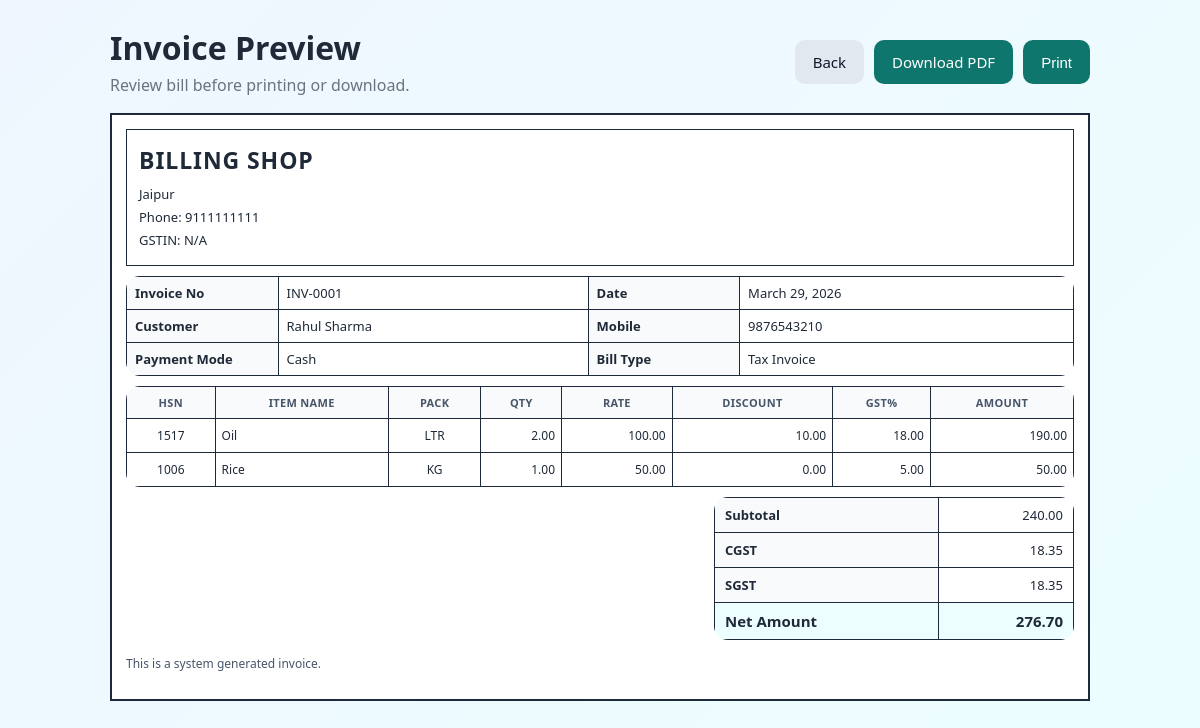
Page /billing/invoices/1/preview/ (signed in) on the committed database.
### billing/models.py (models this page shows, shortened)
class Invoice(models.Model):
    class PaymentModeChoices(models.TextChoices):
        CASH = 'Cash', 'Cash'
        UPI = 'UPI', 'UPI'
        CREDIT = 'Credit', 'Credit'
    user = models.ForeignKey(
        settings.AUTH_USER_MODEL,
        on_delete=models.CASCADE,
        related_name='invoices',
    )
    invoice_number = models.CharField(max_length=20)
    customer_name = models.CharField(max_length=150)
    customer_mobile = models.CharField(max_length=15)
    payment_mode = models.CharField(
        max_length=10,
        choices=PaymentModeChoices.choices,
        default=PaymentModeChoices.CASH,
    )
    date = models.DateField(default=timezone.localdate)
    total_amount = models.DecimalField(max_digits=12, decimal_places=2, default=Decimal('0.00'))
    gst_amount = models.DecimalField(max_digits=12, decimal_places=2, default=Decimal('0.00'))
    final_amount = models.DecimalField(max_digits=12, decimal_places=2, default=Decimal('0.00'))
    class Meta:
        ordering = ['-date', '-id']
        constraints = [
            models.UniqueConstraint(
                fields=['user', 'invoice_number'],
                name='unique_invoice_number_per_user',
            )
        ]
    @property
    def cgst_amount(self):
        return as_money(self.gst_amount / 2)
    @property
    def sgst_amount(self):
        return as_money(self.gst_amount / 2)

class InvoiceItem(models.Model):
    invoice = models.ForeignKey(
        Invoice,
        on_delete=models.CASCADE,
        related_name='items',
    )
    product = models.ForeignKey(
        Product,
        on_delete=models.PROTECT,
        related_name='invoice_items',
    )
    quantity = models.DecimalField(
        max_digits=10,
        decimal_places=2,
        validators=[MinValueValidator(Decimal('0.01'))],
    )
    rate = models.DecimalField(
        max_digits=10,
        decimal_places=2,
        validators=[MinValueValidator(Decimal('0.00'))],
    )
    discount = models.DecimalField(
        max_digits=10,
        decimal_places=2,
        default=Decimal('0.00'),
        validators=[MinValueValidator(Decimal('0.00'))],
    )
    gst = models.DecimalField(
        max_digits=5,
        decimal_places=2,
        validators=[MinValueValidator(Decimal('0.00'))],
    )
    amount = models.DecimalField(max_digits=12, decimal_places=2, default=Decimal('0.00'))
    class Meta:
        ordering = ['id']

### accounts/models.py (models this page shows, shortened)
class User(AbstractBaseUser, PermissionsMixin):
    shop_name = models.CharField(max_length=150)
    owner_name = models.CharField(max_length=150)
    mobile = models.CharField(max_length=15)
    email = models.EmailField(unique=True)
    address = models.TextField()
    gst_number = models.CharField(max_length=15, blank=True)
    is_staff = models.BooleanField(default=False)
    is_active = models.BooleanField(default=True)
    date_joined = models.DateTimeField(default=timezone.now)
    objects = UserManager()
    USERNAME_FIELD = 'email'
    REQUIRED_FIELDS = ['shop_name', 'owner_name', 'mobile', 'address']
    class Meta:
        ordering = ['shop_name', 'email']

### products/models.py (models this page shows, shortened)
class Product(models.Model):
    class UnitChoices(models.TextChoices):
        LITER = 'LTR', 'LTR'
        KILOGRAM = 'KG', 'KG'
        PIECE = 'PCS', 'PCS'
    user = models.ForeignKey(
        settings.AUTH_USER_MODEL,
        on_delete=models.CASCADE,
        related_name='products',
    )
    name = models.CharField(max_length=150)
    hsn_code = models.CharField(max_length=20)
    price = models.DecimalField(
        max_digits=10,
        decimal_places=2,
        validators=[MinValueValidator(0)],
    )
    gst_percentage = models.DecimalField(
        max_digits=5,
        decimal_places=2,
        validators=[MinValueValidator(0), MaxValueValidator(100)],
    )
    quantity = models.DecimalField(
        max_digits=10,
        decimal_places=2,
        validators=[MinValueValidator(0)],
    )
    unit = models.CharField(max_length=3, choices=UnitChoices.choices, default=UnitChoices.PIECE)
    created_at = models.DateTimeField(auto_now_add=True)
    updated_at = models.DateTimeField(auto_now=True)
    class Meta:
        ordering = ['name', '-created_at']
        unique_together = ('user', 'name', 'hsn_code')

### billing/views.py (the view)
# urls.py: path('invoices/<int:pk>/preview/', InvoicePreviewPageView.as_view(), name='invoice-preview'),
class InvoicePreviewPageView(LoginRequiredMixin, DetailView):
    model = Invoice
    template_name = 'billing/invoice_preview.html'
    context_object_name = 'invoice'
    def get_queryset(self):
        return (
            Invoice.objects.filter(user=self.request.user)
            .prefetch_related('items__product')
            .select_related('user')
        )

### billing/models.py (called while the page is built)
def as_money(value):
    return Decimal(value).quantize(TWOPLACES, rounding=ROUND_HALF_UP)

### templates/billing/invoice_preview.html (shortened to what this page needs)
{% extends "base.html" %}
{% block content %}
<div class="preview-shell">
    <div class="preview-toolbar">
        <div>
            <h1 style="margin: 0 0 4px;">Invoice Preview</h1>
            <p class="muted" style="margin: 0;">Review bill before printing or download.</p>
        </div>
        <div class="actions">
            <a class="button-link button-secondary" href="{% url 'billing:create' %}">Back</a>
            <a class="button-link" href="{% url 'billing:invoice-pdf' invoice.id %}">Download PDF</a>
            <button type="button" id="print-btn">Print</button>
        </div>
    </div>
    <section id="invoice-print-area" class="bill-wrapper">
        <header class="bill-header">
            <p class="shop-line">{{ invoice.user.shop_name }}</p>
            <p class="shop-meta">{{ invoice.user.address }}</p>
            <p class="shop-meta">Phone: {{ invoice.user.mobile }}</p>
            <p class="shop-meta">GSTIN: {{ invoice.user.gst_number|default:"N/A" }}</p>
        </header>
        <table class="invoice-meta">
            <tr>
                <td class="label">Invoice No</td>
                <td>{{ invoice.invoice_number }}</td>
                <td class="label">Date</td>
                <td>{{ invoice.date }}</td>
            </tr>
            <tr>
                <td class="label">Customer</td>
                <td>{{ invoice.customer_name }}</td>
                <td class="label">Mobile</td>
                <td>{{ invoice.customer_mobile }}</td>
            </tr>
            <tr>
                <td class="label">Payment Mode</td>
                <td>{{ invoice.payment_mode }}</td>
                <td class="label">Bill Type</td>
                <td>Tax Invoice</td>
            </tr>
        </table>
        <table class="bill-table">
            <thead>
                <tr>
                    <th>HSN</th>
                    <th>Item Name</th>
                    <th>Pack</th>
                    <th>Qty</th>
                    <th>Rate</th>
                    <th>Discount</th>
                    <th>GST%</th>
                    <th>Amount</th>
                </tr>
            </thead>
            <tbody>
                {% for item in invoice.items.all %}
                    <tr>
                        <td class="text-center">{{ item.product.hsn_code }}</td>
                        <td>{{ item.product.name }}</td>
                        <td class="text-center">{{ item.product.unit }}</td>
                        <td class="text-right">{{ item.quantity }}</td>
                        <td class="text-right">{{ item.rate }}</td>
                        <td class="text-right">{{ item.discount }}</td>
                        <td class="text-right">{{ item.gst }}</td>
                        <td class="text-right">{{ item.amount }}</td>
                    </tr>
                {% empty %}
                    <tr>
                        <td colspan="8" class="text-center">No invoice items found.</td>
                    </tr>
                {% endfor %}
            </tbody>
        </table>
        <table class="summary-box">
            <tr>
                <td>Subtotal</td>
                <td class="text-right">{{ invoice.total_amount }}</td>
            </tr>
            <tr>
                <td>CGST</td>
                <td class="text-right">{{ invoice.cgst_amount }}</td>
            </tr>
            <tr>
                <td>SGST</td>
                <td class="text-right">{{ invoice.sgst_amount }}</td>
            </tr>
            <tr class="net">
                <td>Net Amount</td>
                <td class="text-right">{{ invoice.final_amount }}</td>
            </tr>
        </table>
        <p class="note">This is a system generated invoice.</p>
    </section>
</div>
{% endblock %}

### templates/base.html (style rules this page uses)
:root { --bg: #f4f7fb; --card: #ffffff; --text: #1f2937; --muted: #6b7280; --primary: #0f766e; --primary-dark: #115e59; --border: #d1d5db; --danger: #b91c1c; }
* { box-sizing: border-box; }
body { margin: 0; font-family: "Segoe UI", Tahoma, Geneva, Verdana, sans-serif; background: linear-gradient(135deg, #eff6ff 0%, #ecfeff 100%); color: var(--text); }
h1, h2 { margin-top: 0; }
p { color: inherit; line-height: 1.6; }
button, .button-link { display: inline-flex; align-items: center; justify-content: center; gap: 8px; background: var(--primary); color: #fff; border: none; border-radius: 10px; padding: 12px 18px; font-size: 15px; cursor: pointer; text-decoration: none; }
.muted { color: var(--muted); }
table { width: 100%; border-collapse: collapse; background: #fff; border-radius: 14px; overflow: hidden; }
th, td { padding: 14px 16px; border-bottom: 1px solid #e5e7eb; text-align: left; white-space: nowrap; }
th { background: #f8fafc; font-size: 14px; text-transform: uppercase; letter-spacing: 0.03em; color: #475569; }
.actions { display: flex; gap: 10px; flex-wrap: wrap; }
.button-secondary { background: #e2e8f0; color: #0f172a; }

### templates/billing/invoice_preview.html (style rules this page uses)
.preview-shell { max-width: 1020px; margin: 26px auto 44px; padding: 0 20px; }
.preview-toolbar { display: flex; justify-content: space-between; align-items: center; margin-bottom: 14px; gap: 10px; flex-wrap: wrap; }
.preview-toolbar .actions { display: flex; gap: 10px; flex-wrap: wrap; }
.bill-wrapper { border: 2px solid #1e293b; background: #ffffff; padding: 14px; }
.bill-header { border: 1px solid #1e293b; padding: 12px; margin-bottom: 10px; }
.shop-line { font-size: 23px; font-weight: 800; letter-spacing: 0.04em; margin: 0 0 6px; text-transform: uppercase; }
.shop-meta { margin: 2px 0; font-size: 13px; }
.invoice-meta { width: 100%; border-collapse: collapse; margin-bottom: 10px; }
.invoice-meta td { border: 1px solid #1e293b; padding: 7px 8px; font-size: 13px; }
.invoice-meta .label { font-weight: 700; width: 16%; background: #f8fafc; }
.bill-table { width: 100%; border-collapse: collapse; }
.bill-table th, .bill-table td { border: 1px solid #1e293b; padding: 8px 6px; font-size: 12px; }
.bill-table th { text-transform: uppercase; font-size: 11px; background: #f8fafc; text-align: center; letter-spacing: 0.03em; }
.text-right { text-align: right; font-variant-numeric: tabular-nums; }
.text-center { text-align: center; }
.summary-box { width: min(360px, 100%); margin-left: auto; margin-top: 10px; border-collapse: collapse; }
.summary-box td { border: 1px solid #1e293b; padding: 8px 10px; font-size: 13px; }
.summary-box td:first-child { font-weight: 700; background: #f8fafc; }
.summary-box .net td { font-size: 15px; font-weight: 800; background: #ecfeff; }
.note { margin-top: 14px; font-size: 12px; color: #475569; }

### rows in the picture
Invoice: user.shop_name "BILLING SHOP", user.address "Jaipur", user.mobile "9111111111", user.gst_number "N/A", invoice_number "INV-0001", date "March 29, 2026", customer_name "Rahul Sharma", customer_mobile "9876543210", payment_mode "Cash", total_amount "240.00", cgst_amount "18.35", sgst_amount "18.35", final_amount "276.70"
InvoiceItem: product.hsn_code "1517", product.name "Oil", product.unit "LTR", quantity "2.00", rate "100.00", discount "10.00", gst "18.00", amount "190.00"
InvoiceItem: product.hsn_code "1006", product.name "Rice", product.unit "KG", quantity "1.00", rate "50.00", discount "0.00", gst "5.00", amount "50.00"
